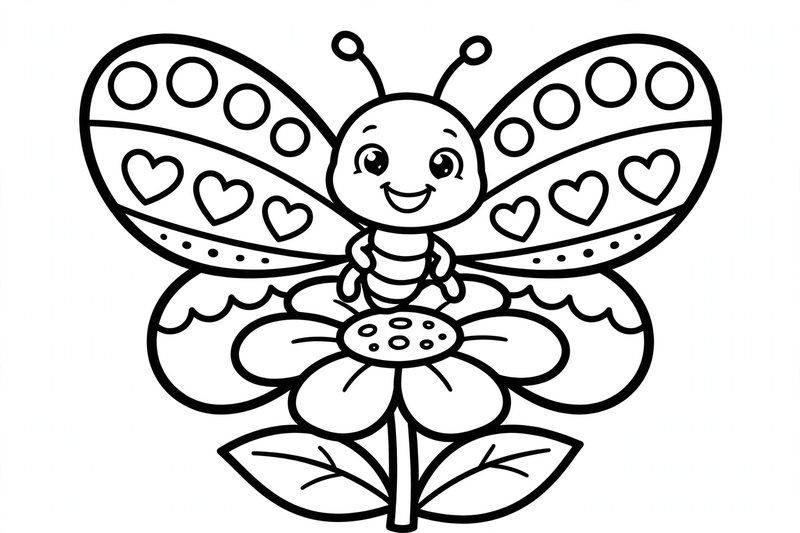
#> input picture assets/butterfly.png, 800 x 533 px
$ python -i build_pages.py   (imports and definitions only)
#> lines starting #> are read from the running program, lines starting #| are printed output that depends on the picture; after the words box and inside, x2 and y2 are one past the last pixel; in counts of white or black regions, pixels touching at a corner belong together
#!/usr/bin/env python3
"""Potong grid 3x3 -> halaman mewarnai 800x533 + trace PNG.
Pakai: python3 build_pages.py <file-grid.png> <kategori> <nama1> <nama2> ... <nama9>
Bingkai panel dideteksi otomatis via connected-components (9 terbesar).
"""
from PIL import Image, ImageDraw
import numpy as np, json, sys, os
from collections import deque

ASSETS = os.path.dirname(os.path.abspath(__file__)) + '/../assets'

# [56 lines left out: functions find_frames, valid_grid, not called in this run]

def clean(img):
    return img.convert('L').point(lambda v: 0 if v < 140 else 255, mode='L').convert('RGB')

# [52 lines left out: functions thirds_boxes, to_3x2, make_trace, main, not called in this run]

# [2 lines not run here, left out]

>>> from PIL import Image
>>> picture = Image.open('../assets/butterfly.png')
#> picture is the input picture: PIL image 800x533 RGB; mean R, G, B 212.2, 212.2, 212.2
>>> result = clean(picture)
#> in clean, `return img.convert('L').point(lambda v: 0 if v < 140 else 255, mode='L..`:
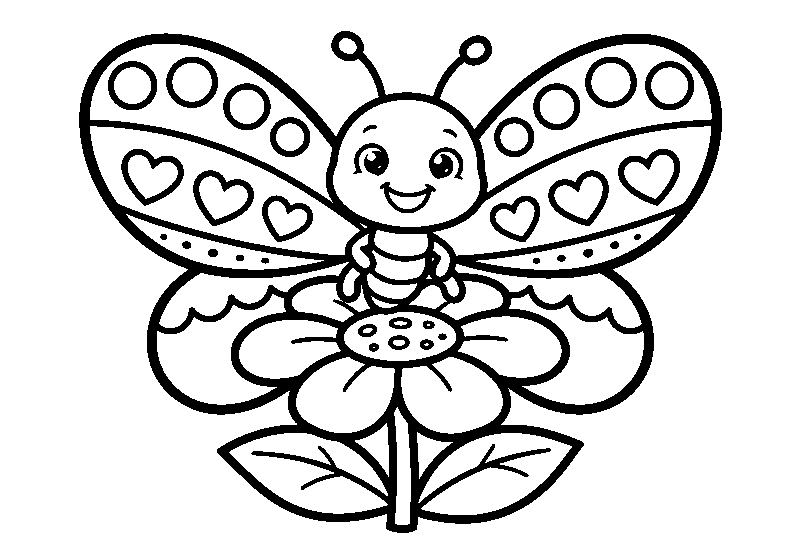
#> returned value: PIL image 800x533 RGB; 83% white; 37 black regions, largest, box (x1, y1, x2, y2) and area: (79, 31, 722, 533) 57010, (618, 149, 680, 206) 1064, (121, 149, 184, 206) 1058

$ run again, on assets/dino.png
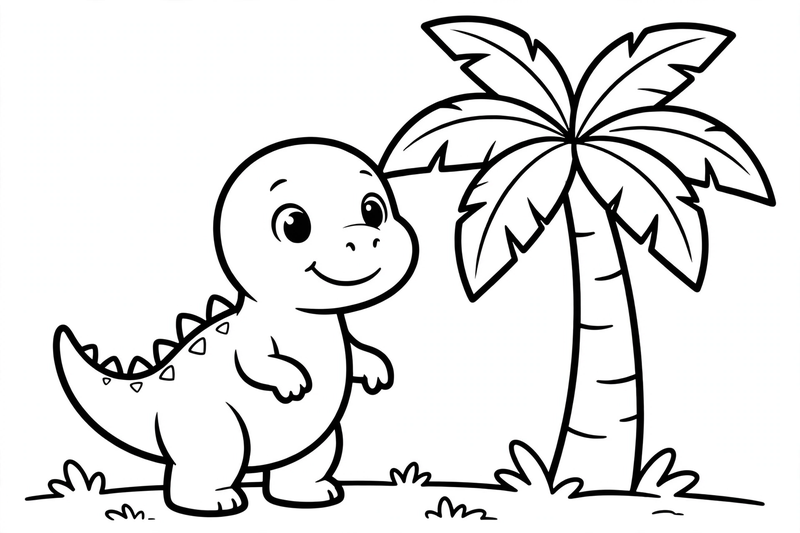
#> input picture assets/dino.png, 800 x 533 px
#> picture is the input picture: PIL image 800x533 RGB; mean R, G, B 227.3, 227.4, 227.4
#> in clean, `return img.convert('L').point(lambda v: 0 if v < 140 else 255, mode='L..`:
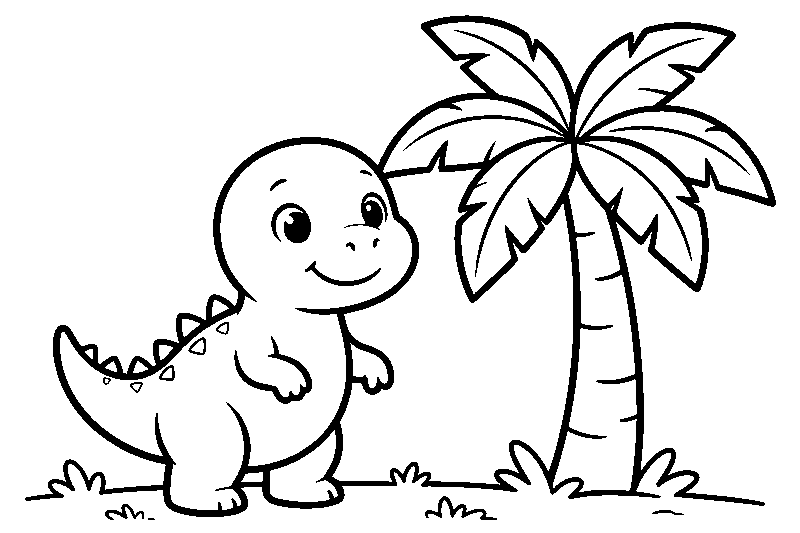
#> returned value: PIL image 800x533 RGB; 89% white; 19 black regions (1 under 20 px), largest, box (x1, y1, x2, y2) and area: (25, 15, 776, 517) 42172, (234, 336, 312, 404) 1037, (271, 203, 311, 243) 913
